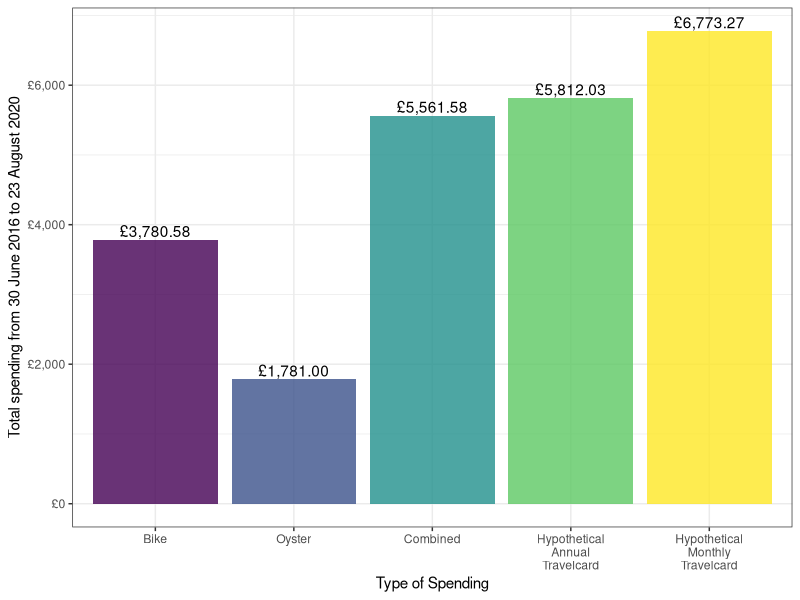
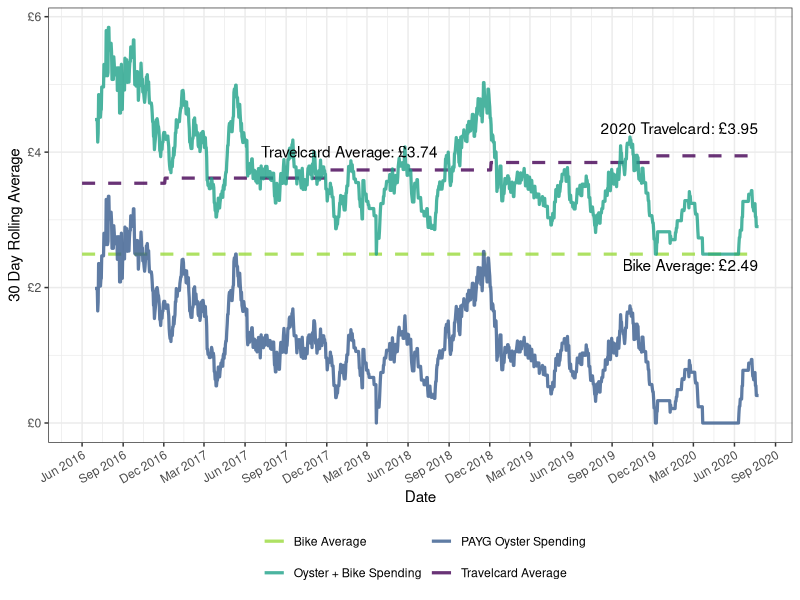
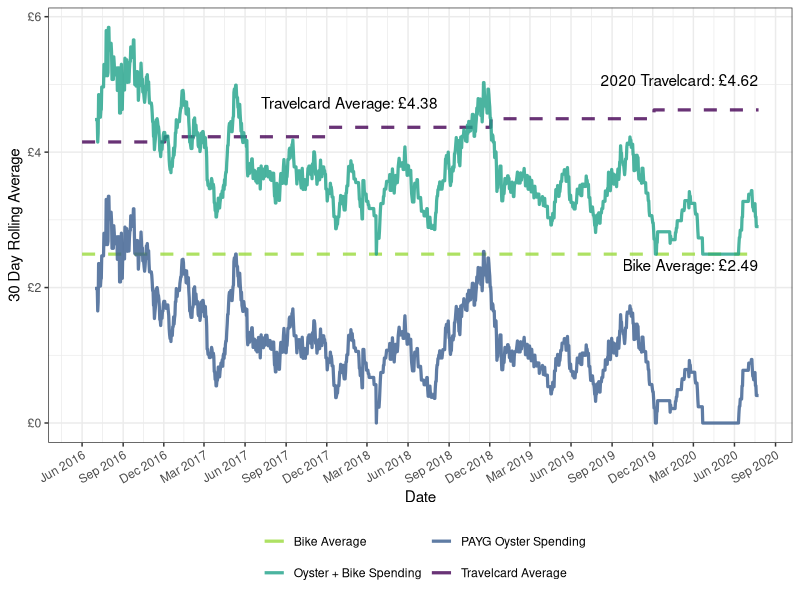
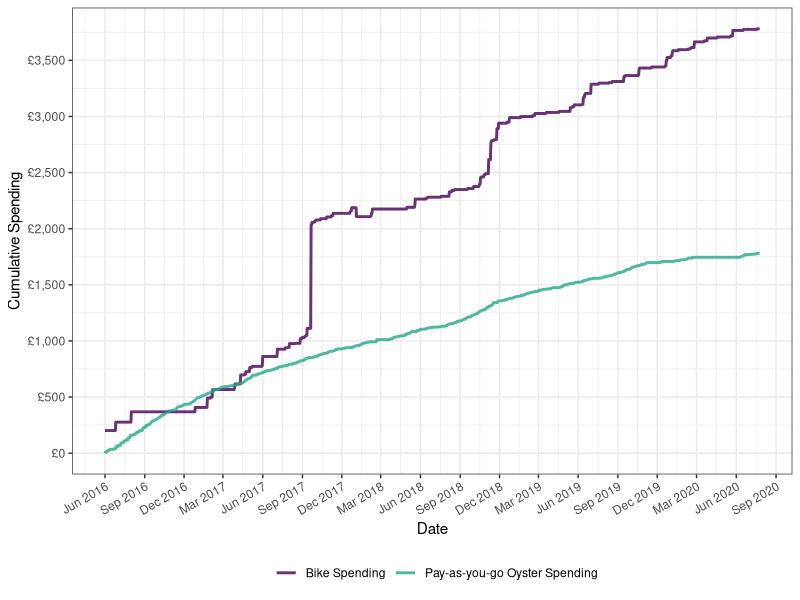
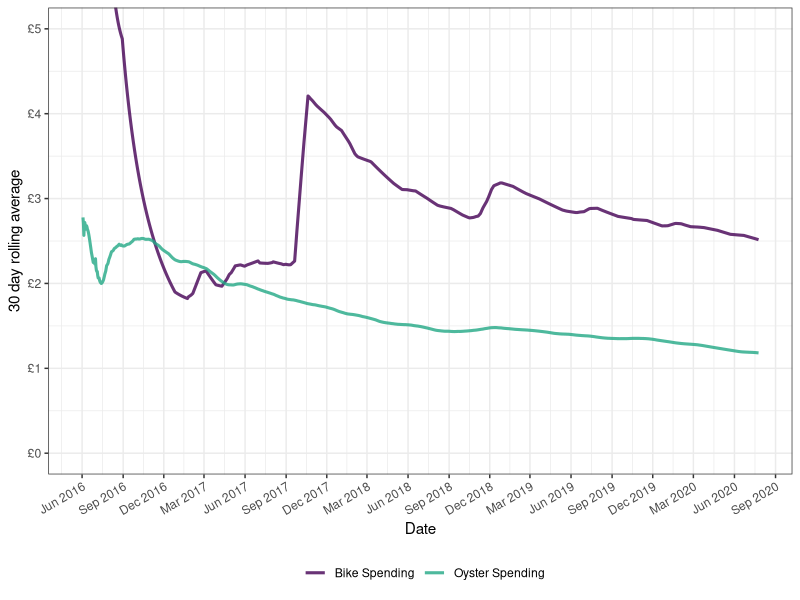
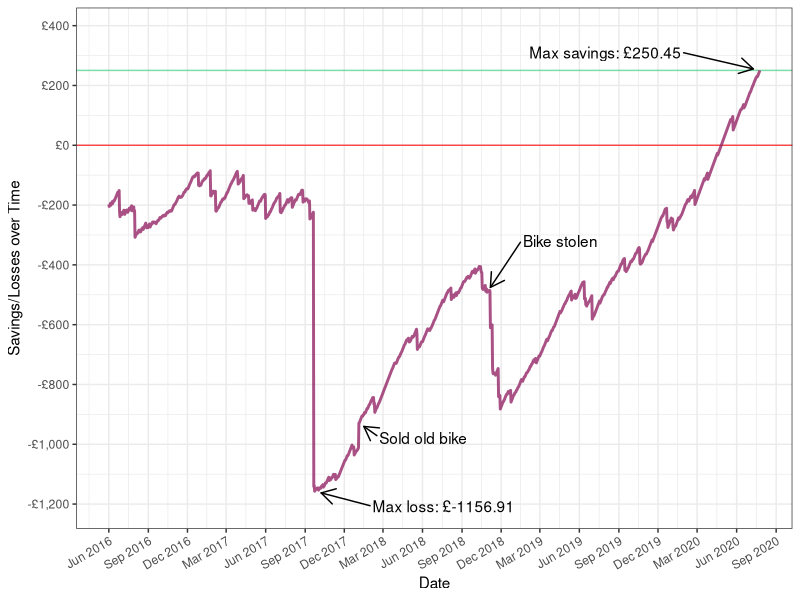
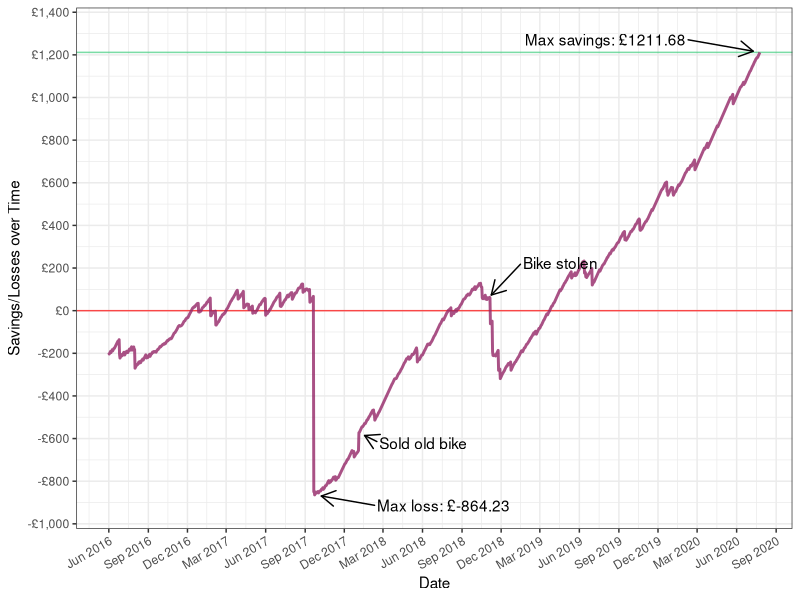

Write the R code that produced these figures, in order.
## ---- chunk 1
knitr::opts_chunk$set(
  collapse = TRUE,
  comment = "#>",
  message = FALSE,
  warning=FALSE,
  echo=FALSE, 
  fig.topcaption=TRUE
)
## ---- chunk 2
library(readr)
library(dplyr)
library(tidyr)

bike_data_full <- read_csv("cycling-data/cycling_oyster_data.csv",
                           col_types = cols(
                             date = col_date(format = "%Y-%m-%d"))
)

bike_data_full <- bike_data_full %>%
  mutate(
mon_oyster_per_day = case_when(
  date <= "2017-01-01" ~ 124.50/30,
  date <= "2018-01-01" ~ 126.80/30,
  date <= "2019-01-01" ~ 131.00/30,
  date <= "2020-01-01" ~ 134.80/30,
  date <= "2021-01-01" ~ 138.70/30
  ),
annual_oyster_per_day = case_when(
    date <= "2017-01-01" ~ 1296/366,
    date <= "2018-01-01" ~ 1320/365,
    date <= "2019-01-01" ~ 1364/365,
    date <= "2020-01-01" ~ 1404/365,
    date <= "2021-01-01" ~ 1444/366
  ),
insurance = case_when(
  date >= "2020-08-17" ~ 0,
  date >= "2018-12-17" & substr(date, 9, 11) == "17" ~ 112/12,
  date >= "2018-06-18" & substr(date, 9, 11) == "17" ~ 101.80/12,
  TRUE ~ 0),
bike = bike + insurance) %>%
  gather(key=travelcard_type, value = travelcard_day, 
         -date, -bike, -oyster, -fines, -insurance) %>%
  group_by(travelcard_type) %>%
  mutate(gain_loss = cumsum(travelcard_day) - 
           (cumsum(bike) + cumsum(oyster)) + cumsum(fines)) %>%
  ungroup()
## ---- chunk 3
library(zoo)
library(broom)

t_sum <- bike_data_full %>%
  group_by(travelcard_type) %>%
  summarise(Bike = sum(bike),
            Oyster = sum(oyster),
            `Hypothetical Travelcard` = sum(travelcard_day, fines)) %>%
  mutate(Combined = Bike + Oyster) %>% 
  gather(key = "key", value = "value", -travelcard_type) %>% 
  distinct(key, value, .keep_all = TRUE) %>%
  mutate(
    key = if_else(travelcard_type=="mon_oyster_per_day", 
                  "Hypothetical Monthly Travelcard", key),
    key = recode(key,
                 "Hypothetical Travelcard" = "Hypothetical Annual Travelcard"),
    key = factor(key, levels=c("Bike", "Oyster", "Combined", 
                               "Hypothetical Annual Travelcard",
                               "Hypothetical Monthly Travelcard")))
## ---- chunk 4
library(ggplot2)
library(ggrepel)
theme_set(theme_bw())

p1 <- ggplot(t_sum, aes(x = key, y = value, fill = key, label = value)) +
  geom_bar(stat = "identity", position = position_dodge(width = 0.5), 
           alpha = 0.8) +
  geom_text(aes(y = value + 0.1, 
                label = paste0("£", format(round(value, 2),
                                           big.mark = ",", nsmall = 2))),
            position = position_dodge(0.9),
            vjust = -0.25) +
  scale_y_continuous(
    labels = scales::dollar_format(prefix = "£"),
    name = "Total spending from 30 June 2016 to 23 August 2020") +
  scale_x_discrete(name = "Type of Spending",
                   labels = scales::wrap_format(10)) +
  scale_fill_viridis_d(option = "D") + 
  theme(legend.position = "")

p1
## ---- chunk 5
bike_average <- mean(bike_data_full$bike)

bike_data_full <- bike_data_full %>% 
  mutate(bike_avg = mean(bike))

bd_annual <- bike_data_full %>%
  filter(travelcard_type == "annual_oyster_per_day")

bd_mon <- bike_data_full %>%
  filter(travelcard_type == "mon_oyster_per_day")
    
label_df2 <- tibble(
      label = c(paste0("Bike Average: £",
                       format(round(bike_average, 2), nsmall = 2)),
                paste0("Travelcard Average: £", format(
                  round(mean(bd_mon$travelcard_day), 2),
                  nsmall = 2)),
                paste0("Travelcard Average: £", format(
                  round(mean(bd_annual$travelcard_day), 2),
                  nsmall = 2)),
                paste0("2020 Travelcard: £", format(
                  round(max(bd_mon$travelcard_day), 2),
                  nsmall = 2)),
                paste0("2020 Travelcard: £", format(
                  round(max(bd_annual$travelcard_day), 2),
                  nsmall = 2))
                ),
      travelcard = c(NA, "mon", "annual", "mon", "annual"),
      date = c(max(bike_data_full$date), rep(mean(bike_data_full$date), 2),
               rep(max(bike_data_full$date), 2)),
      value = c(bike_average, 
                mean(bd_mon$travelcard_day),
                mean(bd_annual$travelcard_day),
                max(bd_mon$travelcard_day),
                max(bd_annual$travelcard_day)),
      hjust = c(rep(1, 5)),
      vjust = c(1.4, rep(-0.5, 4))
    )
    
bike_data2 <- bike_data_full %>% 
  group_by(travelcard_type) %>%
      mutate(
        oyster = as.numeric(
          rollmean(zoo(oyster, date), 30, fill = list(NA, NULL, NA),
                   align = "right")
          ),
        bike_oyster = bike_avg + oyster) %>%
      pivot_longer(cols = c("travelcard_day", "bike_avg"),
                   names_to = "line_label", values_to = "line_value") %>% 
      pivot_longer(cols = c("oyster", "bike_oyster"),
                   names_to = "smooth_label", values_to = "smooth_value") %>%
      mutate(smooth_label = recode(smooth_label,
                                  "oyster" = "PAYG Oyster Spending",
                                  "bike_oyster" = "Oyster + Bike Spending"),
             line_label = recode(line_label,
                                 "bike_avg" = "Bike Average",
                                 "travelcard_day" = "Travelcard Average"))

## ---- chunk 6

p2_annual <- ggplot(bike_data2 %>%
                      filter(travelcard_type == "annual_oyster_per_day"),
                    aes(x = date)) +
  geom_line(aes(y = line_value, col = line_label, linetype = line_label), 
            size = 1.1) + 
  geom_line(aes(y = smooth_value, col = smooth_label, linetype = smooth_label),
            size = 1.1) + 
  scale_colour_viridis_d("", direction = -1, end = 0.85, alpha = 0.8) + 
  scale_x_date(name = "Date", 
               breaks = seq(as.Date("2016-06-30"), 
                            as.Date(max(bike_data2$date)) + 60,
                            by = "3 months"),
               date_labels = "%b %Y") +
  scale_y_continuous(name = "30 Day Rolling Average",
                     labels = scales::dollar_format(prefix = "£")) +
  guides(col = guide_legend(nrow = 2, bycol = TRUE)) +
  geom_text(aes(x = date, y = value, label = label),
            data = label_df2 %>% filter(travelcard != "mon"| is.na(travelcard)),
            hjust = c(1, 0.9, 1), vjust = c(1.4, -1, -1.8))  +
  scale_linetype_manual(values = c("dashed", "solid", "solid", "dashed"), 
                        guide = FALSE) +
  theme(legend.position = "bottom",
        axis.text.x = element_text(angle = 30, hjust = 1)
        )

p2_annual
## ---- chunk 7

p2_mon <- ggplot(bike_data2 %>%
                      filter(travelcard_type == "mon_oyster_per_day"),
                    aes(x = date)) +
  geom_line(aes(y = line_value, col = line_label, linetype = line_label), 
            size = 1.1) + 
  geom_line(aes(y = smooth_value, col = smooth_label, linetype = smooth_label),
            size = 1.1) + 
  scale_colour_viridis_d("", direction = -1, end = 0.85, alpha = 0.8) + 
  scale_x_date(name = "Date", 
               breaks = seq(as.Date("2016-06-30"), 
                            as.Date("2020-08-23") + 60,
                            by = "3 months"),
               date_labels = "%b %Y") +
  scale_y_continuous(name = "30 Day Rolling Average",
                     labels = scales::dollar_format(prefix = "£")) +
  guides(col = guide_legend(nrow = 2, bycol = TRUE)) +
  geom_text(aes(x = date, y = value, label = label),
            data = label_df2 %>%
              filter(travelcard != "annual"| is.na(travelcard)),
            hjust = c(1, 0.9, 1), vjust = c(1.4, -1.5, -2))  +
  scale_linetype_manual(values = c("dashed", "solid", "solid", "dashed"), 
                        guide = FALSE) +
  theme(legend.position = "bottom",
        axis.text.x = element_text(angle = 30, hjust = 1)
        )

p2_mon
## ---- chunk 8
    
bike_melt <- bike_data_full %>%
  select(date:bike) %>%
  gather(spend_type, value, -date) %>%
  distinct() %>%
  group_by(spend_type) %>%
  arrange(date) %>%
  mutate(spending = cumsum(value))
    
p3 <- ggplot(bike_melt) +
  geom_line(aes(x = date, y = spending, col = spend_type), 
            size = 1, alpha = 0.8) +
  scale_y_continuous(name = "Cumulative Spending",
                     breaks = seq(0, 5000, by = 500), 
                     labels = scales::dollar_format(prefix = "£")) +
  scale_x_date(name = "Date",
               breaks = seq(as.Date("2016-06-30"), as.Date("2020-08-23") + 60,
                            by="3 months"),
               date_labels = "%b %Y") +
  scale_color_viridis_d(end = 0.6, 
                        labels = c("Bike Spending",
                                   "Pay-as-you-go Oyster Spending"),
                        name = "") +
  theme(legend.position = "bottom",
        axis.text.x = element_text(angle = 30, hjust = 1)
      )
    
p3
    
## ---- chunk 9
    
    bike_data <- bike_data_full %>%
      select(date:bike) %>%
      distinct() 

    bike_roll <- bike_data %>% 
      mutate(
        bike = cumsum(bike)/as.numeric(date - as.Date("2016-06-29")),
        oyster = cumsum(oyster)/as.numeric(date - as.Date("2016-06-29")),
        oyster = as.numeric(
          rollapply(data = zoo(oyster, date), width = 30, FUN = mean,
                   fill = list(NA, NULL, NA), align = "right", partial = 3)
        ),
        bike = as.numeric(
          rollapply(data = zoo(bike, date), width = 30, FUN = mean,
                    fill = list(NA, NULL, NA), align = "right", partial = 3)
        )) %>% 
      pivot_longer(cols = c(bike, oyster), 
                   values_to = "spending", names_to = "type")

p4 <- ggplot(bike_roll) +
  geom_line(aes(x = date, y = spending, group = type, col = type),
                size = 1.05) +
  coord_cartesian(ylim=c(0, 5)) + 
  scale_y_continuous(name = "30 day rolling average",
                     labels = scales::dollar_format(prefix = "£")) +
  scale_x_date(name = "Date",
               breaks = seq(as.Date("2016-06-30"), as.Date("2020-08-23") + 60,
                            by="3 months"),
               date_labels = "%b %Y") +
  scale_color_viridis_d(end = 0.6, alpha = 0.8, 
                        labels = c("Bike Spending", "Oyster Spending")) +
  theme(legend.position = "bottom",
        axis.text.x = element_text(angle = 30, hjust = 1)) + 
  labs(col = "") 
    
p4
    
## ---- chunk 10
label_df5 <- tibble(
  label = c(paste0("Max savings: £", sprintf("%.2f", max(bd_annual$gain_loss))),
            paste0("Max loss: £", sprintf("%.2f", min(bd_annual$gain_loss))),
            "Sold old bike", "Bike stolen",
            paste0("Max savings: £", sprintf("%.2f", max(bd_mon$gain_loss))),
            paste0("Max loss: £", sprintf("%.2f", min(bd_mon$gain_loss))),
            "Sold old bike", "Bike stolen"),
  date = c(bd_annual$date[bd_annual$gain_loss == max(bd_annual$gain_loss)],
           bd_annual$date[bd_annual$gain_loss == min(bd_annual$gain_loss)],
           as.Date("2018-02-02"), as.Date("2018-11-28"),
           bd_mon$date[bd_mon$gain_loss == max(bd_mon$gain_loss)],
           bd_mon$date[bd_mon$gain_loss == min(bd_mon$gain_loss)],
           as.Date("2018-02-02"), as.Date("2018-11-28")),
  value = c(max(bd_annual$gain_loss), min(bd_annual$gain_loss),
            bd_annual$gain_loss[bd_annual$date == as.Date("2018-02-02")],
            bd_annual$gain_loss[bd_annual$date == as.Date("2018-11-28")],
            max(bd_mon$gain_loss), min(bd_mon$gain_loss),
            bd_mon$gain_loss[bd_mon$date == as.Date("2018-02-02")],
            bd_mon$gain_loss[bd_mon$date == as.Date("2018-11-28")]
            ),
  type = c(rep("annual", 4), rep("mon", 4))
)

## ---- chunk 11
    
p5_annual <- ggplot(bike_data_full %>%
                      filter(travelcard_type == "annual_oyster_per_day")) +
  geom_hline(yintercept = 0, colour = "red", size = 0.5, alpha = 0.7) +
  geom_hline(yintercept = max(bd_annual$gain_loss), colour = "seagreen3",
             size = 0.5, alpha = 0.7) +
  geom_line(aes(x = date, y = gain_loss), size = 1, 
            colour = "#932667", alpha = 0.8) + 
  geom_text_repel(aes(x = date, y = value, label = label),
                  data = label_df5 %>% filter(type=="annual"),
                  nudge_y = c(60, -50, -50, 170), 
                  nudge_x = c(-360, 300, 150, 170),
                  force = 10, direction = "both", 
                  arrow = arrow(length = unit(0.03, "npc")),
                  point.padding = 0.5)  +
  scale_y_continuous(name = "Savings/Losses over Time",
                     labels = scales::dollar_format(prefix = "£"),
                     breaks = seq(-1200, 1500, by = 200),
                     expand = expansion(mult = c(0.05, 0), add = c(0, 150))) +
  scale_x_date(name = "Date",
               breaks = seq(as.Date("2016-06-30"), as.Date("2020-08-23") + 60,
                            by="3 months"),
               date_labels = "%b %Y") +
  scale_color_manual(values = c("#932667"), labels = c("Bike Spending")) +
  theme(legend.position = "bottom", 
        axis.text.x = element_text(angle = 30, hjust = 1))
    
p5_annual
## ---- chunk 12
    
p5_mon <- ggplot(bike_data_full %>%
                      filter(travelcard_type == "mon_oyster_per_day")) +
  geom_hline(yintercept = 0, colour = "red", size = 0.5, alpha = 0.7) +
  geom_hline(yintercept = max(bd_mon$gain_loss), colour = "seagreen3",
             size = 0.5, alpha = 0.7) +
  geom_line(aes(x = date, y = gain_loss), size = 1, 
            colour = "#932667", alpha = 0.8) + 
  geom_text_repel(aes(x = date, y = value, label = label),
                  data = label_df5 %>% filter(type=="mon"),
                  nudge_y = c(60, -50, -50, 170),
                  nudge_x = c(-360, 300, 150, 170),
                  force = 10, direction = "both", 
                  arrow = arrow(length = unit(0.03, "npc")),
                  point.padding = 0.5)  +
  scale_y_continuous(name = "Savings/Losses over Time",
                     labels = scales::dollar_format(prefix = "£"),
                     breaks = seq(-1200, 1500, by = 200),
                     expand = expansion(mult = c(0.05, 0), add = c(0, 150))) +
  scale_x_date(name = "Date",
               breaks = seq(as.Date("2016-06-30"), as.Date("2020-08-23") + 60,
                            by="3 months"),
               date_labels = "%b %Y") +
  scale_color_manual(values = c("#932667"), labels = c("Bike Spending")) +
  theme(legend.position = "bottom", 
        axis.text.x = element_text(angle = 30, hjust = 1))
    
p5_mon
